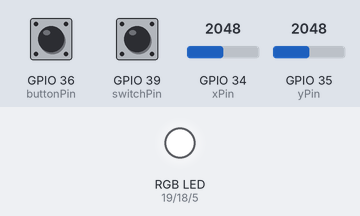
A sketch run on a simulated ESP32. Parts: an RGB LED mixed from three pins (HIGH = lit). The test bench sets the inputs (shaded band); at power-on: GPIO 35 (yPin) = 2048, GPIO 34 (xPin) = 2048, GPIO 36 (buttonPin) LOW, GPIO 39 (switchPin) HIGH. Dim RGB values are drawn brighter than linear; what the sketch prints to the serial monitor is not drawn.

Above: at 1.2 s.
1.3 s: GPIO 35 (yPin) set to 3440
2.8 s: GPIO 35 (yPin) set to 3541
At 3.1 s:
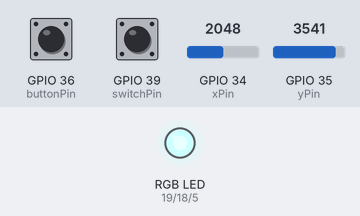
At 5.3 s:
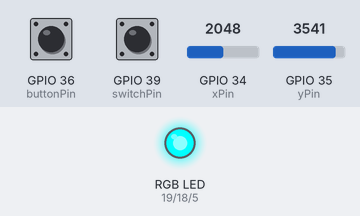
5.8 s: GPIO 34 (xPin) set to 3442
7.3 s: GPIO 34 (xPin) set to 3526
At 8.41 s:
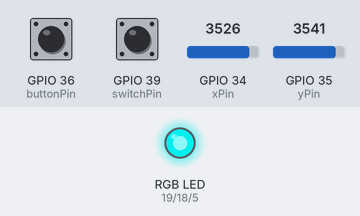
10.3 s: GPIO 34 (xPin) set to 491
13.3 s: GPIO 35 (yPin) set to 491
At 14.72 s:
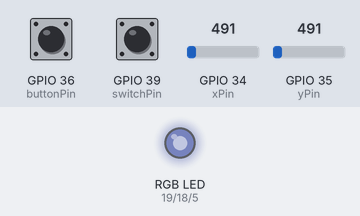
Timing chart, 0 to 19.3 s (numbered marks = the images above; inputs shaded):
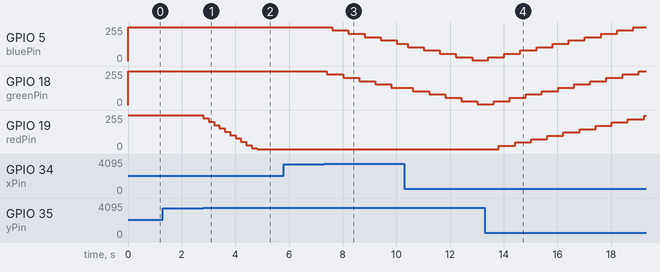

Measured:
- the behaviour switches between 3500 and 3501 on GPIO 35 (yPin) (found by bisection; images 0 and 1)
- the behaviour switches between 3500 and 3501 on GPIO 34 (xPin) (found by bisection; images 2 and 3)
- after the input at 1.3 s, every drawn part: stays the same
- after the input at 2.8 s, GPIO 19 (redPin): moves from 255/255 to 0/255 over 2.0 s, starting at once
- after the input at 5.8 s, every drawn part: stays the same
- after the input at 7.3 s, GPIO 5 (bluePin): moves from 255/255 to 129/255 over 2.4 s, starting after 0.31 s; GPIO 18 (greenPin): moves from 255/255 to 129/255 over 2.4 s, starting after 0.11 s
- after the input at 13.3 s, GPIO 19 (redPin): moves from 0/255 to 249/255 over 5.4 s, starting after 0.52 s

The sketch:

readInput.ino
```cpp
int xPin = 34;
int yPin = 35;
int buttonPin = 36;
int switchPin = 39;

// setting PWM properties
const int freq = 5000;
const int redLEDChannel = 0;
const int greenLEDChannel = 1;
const int blueLEDChannel = 2;
const int resolution = 8;

int rgbValues[3] = {255, 255, 255};
int redPin = 19;
int bigRedPin = 6;
int greenPin = 18;
int bigGreenPin = 7;
int bluePin = 5;
int bigBluePin = 8;
int selectedLED = redLEDChannel;

int xVal = 1800;
int yVal = 1800;
int prevButtonState = 0, buttonState = 0;
int prevSwitchState = 0, switchState = 0;

void setup() {
  // put your setup code here, to run once:
  Serial.begin(9600);   // Setup serial
  // make the pushbutton & swtich's pin an input:
  pinMode(buttonPin, INPUT);
  pinMode(switchPin, INPUT);

  pinMode(redPin, OUTPUT);
  pinMode(greenPin, OUTPUT);
  pinMode(bluePin, OUTPUT);

  // set up the LED Channels
  ledcSetup(redLEDChannel, freq, resolution);
  ledcSetup(greenLEDChannel, freq, resolution);
  ledcSetup(blueLEDChannel, freq, resolution);
  ledcAttachPin(redPin, redLEDChannel);
  ledcAttachPin(greenPin, greenLEDChannel);
  ledcAttachPin(bluePin, blueLEDChannel);

  ledcWrite(redLEDChannel, rgbValues[redLEDChannel]);
  ledcWrite(greenLEDChannel, rgbValues[greenLEDChannel]);
  ledcWrite(blueLEDChannel, rgbValues[blueLEDChannel]);
}

void loop() {
  // put your main code here, to run repeatedly:
  yVal = analogRead(yPin);
  xVal = analogRead(xPin);
  prevButtonState = buttonState;
  prevSwitchState = switchState;
  buttonState = digitalRead(buttonPin);
  switchState = digitalRead(switchPin);

  printStates();

  // delay has to be longer if selecting colors, but shorter for drawing mode
  if (switchState == LOW) // drawing mode
    delay(20);
  else
    delay(200); // color picking mode

}

void printStates() {
  if (switchState == LOW) { // drawing mode

    if (xVal < 1000) { // reached lower threshold
      if (yVal < 1000) // go bottom-left
        Serial.write(41);
      else if (yVal > 3500) // go upper-left
        Serial.write(42);
      else  // go left
        Serial.write(10);
    }
    else if (xVal > 3500) { // reached upper threshold
      if (yVal < 1000)  // go bottom-right
        Serial.write(43);
      else if (yVal > 3500) // go upper-right
        Serial.write(44);
      else  // go right
        Serial.write(20);
    }

    if (yVal < 1000) {  // go down
      Serial.write(30);
    }
    else if (yVal > 3500) { // go up
      Serial.write(40);
    }
  }
  else { // color picking mode

  // Selecting the which led
  if (xVal < 500) { // reached lower threshold
     selectedLED = (selectedLED + 2) % 3;
  }
  else if (xVal > 3500) { // reached upper threshold
     selectedLED = (selectedLED + 1) % 3;
  }

  //  Serial.println(selectedLED);

  // Changing rgb value
  if (yVal > 3500) {
    rgbValues[selectedLED] = rgbValues[selectedLED] - 25;
    if (rgbValues[selectedLED] < 0)
      rgbValues[selectedLED] = 0;
  }
  else if (yVal < 500) {
     rgbValues[selectedLED] = rgbValues[selectedLED] + 25;
    if (rgbValues[selectedLED] > 255)
      rgbValues[selectedLED] = 255;
  }

  // For debugging purposes
  //  Serial.print(rgbValues[redLEDChannel]);
  //  Serial.print(rgbValues[greenLEDChannel]);
  //  Serial.println(rgbValues[blueLEDChannel]);

  ledcWrite(redLEDChannel, rgbValues[redLEDChannel]);
  ledcWrite(greenLEDChannel, rgbValues[greenLEDChannel]);
  ledcWrite(blueLEDChannel, rgbValues[blueLEDChannel]);
  }

  if (prevButtonState != buttonState) { // state change
    Serial.write(50);
  }

  if (prevSwitchState != switchState) {
    Serial.write(switchState);
      if (switchState == LOW) { // drawing mode
        // Turn off the LED
        ledcWrite(redLEDChannel, 0);
        ledcWrite(greenLEDChannel, 0);
        ledcWrite(blueLEDChannel, 0);

        // Send over (rgb) values
        Serial.write(rgbValues[redLEDChannel]);
        Serial.write(rgbValues[greenLEDChannel]);
        Serial.write(rgbValues[blueLEDChannel]);
      }
      else { // color picking mode
        ledcWrite(redLEDChannel, rgbValues[redLEDChannel]);
        ledcWrite(greenLEDChannel, rgbValues[greenLEDChannel]);
        ledcWrite(blueLEDChannel, rgbValues[blueLEDChannel]);
      }
  }
}
```
